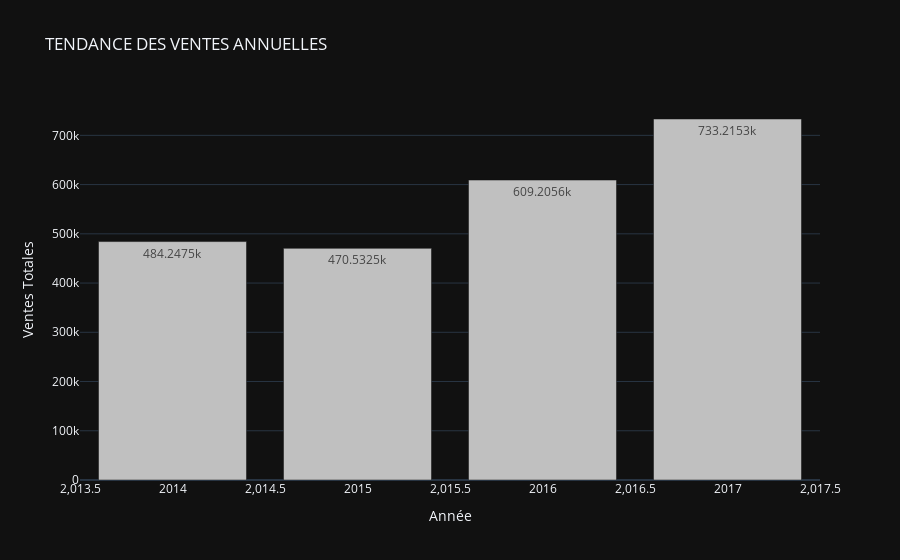

The code cell stored with this chart in its notebook:
### Code cell
fig = px.bar(
    yearly_sales,
    x="year",
    y="Sales",
    template='plotly_dark',
    color_discrete_sequence=['#C0C0C0'],
    title="TENDANCE DES VENTES ANNUELLES",
    text_auto=True,
)
fig.update_layout(xaxis_title="Année", yaxis_title="Ventes Totales")
fig.show()

### Figure 1 — Plotly figure (JSON) as saved in the notebook; plotly's stock layout.template omitted (floating-point values rounded to 4 significant figures)
{"data": [{"alignmentgroup": "True", "hovertemplate": "year=%{x}<br>Sales=%{y}<extra></extra>", "legendgroup": "", "marker": {"color": "#C0C0C0", "pattern": {"shape": ""}}, "name": "", "offsetgroup": "", "orientation": "v", "showlegend": false, "textposition": "auto", "texttemplate": "%{y}", "type": "bar", "x": [2014, 2015, 2016, 2017], "xaxis": "x", "y": [484200.0, 470500.0, 609200.0, 733200.0], "yaxis": "y"}], "layout": {"barmode": "relative", "legend": {"tracegroupgap": 0}, "title": {"text": "TENDANCE DES VENTES ANNUELLES"}, "xaxis": {"anchor": "y", "domain": [0, 1], "title": {"text": "Année"}}, "yaxis": {"anchor": "x", "domain": [0, 1], "title": {"text": "Ventes Totales"}}}}
